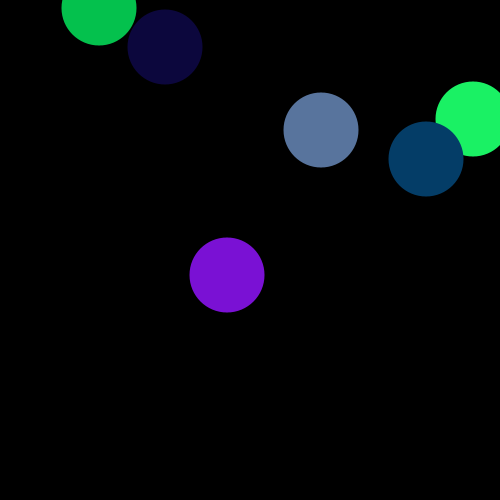
Frame 1 (no input)
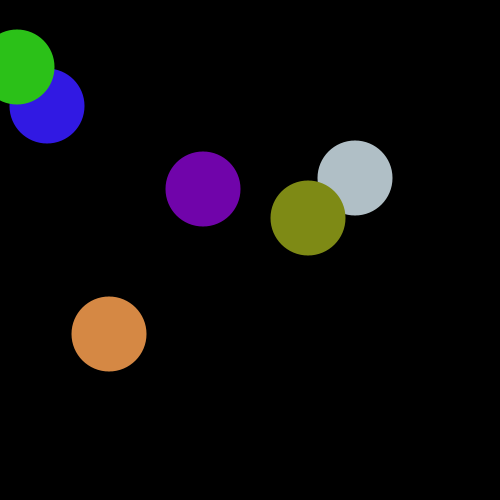
Frame 60 (the mouse pressed at the canvas centre just before this capture)
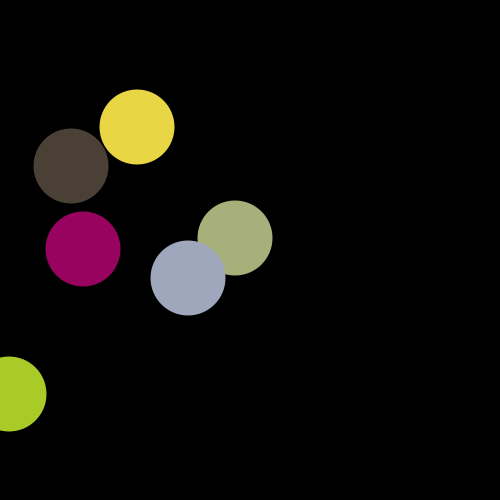
Frame 120 (the mouse held since frame 60 and released just before this capture)

The Processing sketch that drew these frames (run headless with seeded random() and noise(); from frame 60 on, the mouse is pressed at the canvas centre):

// Processing sketch: processing_83174
// ── processing_83174.pde

//Di Tang, Bouncing Ball, CP1, 14-15
Ball Alpha;
Ball Beta;
Ball Charlie;
Ball Delta;
Ball Echo;
Ball Foxtrot;

void setup()
{
  size(500, 500);
  Alpha=new Ball();
  Beta=new Ball();
  Charlie=new Ball();
  Delta=new Ball();
  Echo=new Ball();
  Foxtrot=new Ball();
}
 
void draw()
{
  background(0);
  Alpha.move();
  Alpha.bounce();
  Alpha.show();
  Beta.move();
  Beta.bounce();
  Beta.show();
  Charlie.move();
  Charlie.bounce();
  Charlie.show();
  Delta.move();
  Delta.bounce();
  Delta.show();
  Echo.move();
  Echo.bounce();
  Echo.show();
  Foxtrot.move();
  Foxtrot.bounce();
  Foxtrot.show();
}
 
class Ball
{
  int x, y;
  boolean up, right;
  Ball()
  {
    x=int(random(500));
    y=int(random(500));
    up=false;
    right=false;
  }
 
void move()
{
  if (right==true)
  {
    x=x+2;
  }
  if (right==false)
  {
    x=x-2;
  }
  if (up==true)
  {
    y=y-1;
  }
  if (up==false)
  {
    y=y+1;
  }
}
void bounce()
{
  if (x<0)
  {
    right=true;
  }
  if (x>500)
  {
    right=false;
  }
  if (y<0)
  {
    up=false;
  }
  if (y>500)
  {
    up=true;
  }
}
void show()
{
  noStroke();
  fill(random(255),random(255),random(255));
  ellipse(x,y, 75, 75);
}
}
